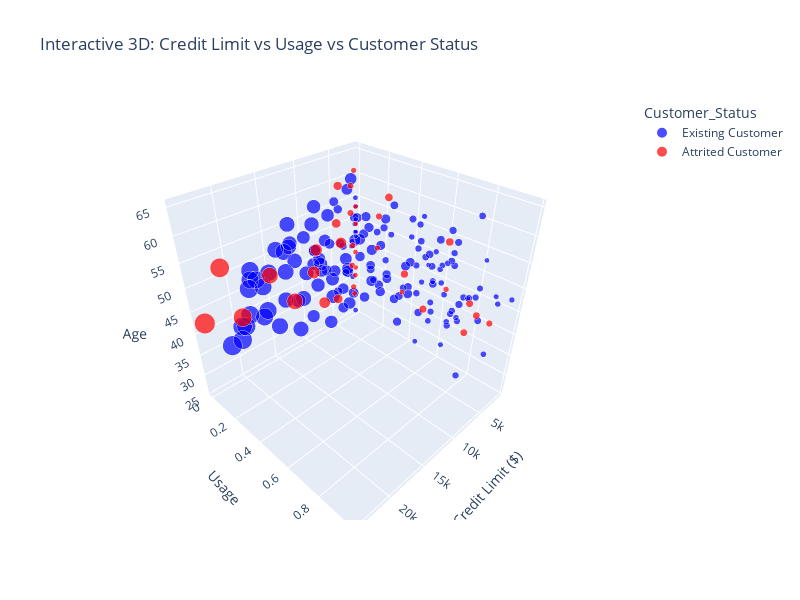

Write notebook code for a chart like this one.
### Code cell
fig = px.scatter_3d(bc, 
                    x="Credit_Limit", 
                    y=bc.columns[-1],
                    z="Age",
                    color="Customer_Status",
                    size="Credit_Limit",
                    title="Interactive 3D: Credit Limit vs Usage vs Customer Status",
                    labels={
                        "Credit_Limit": "Credit Limit ($)",
                        bc.columns[-1]: "Usage",
                        "Age": "Customer Age"
                    },
                    color_discrete_map={
                        "Existing Customer": "blue",
                        "Attrited Customer": "red"
                    })

fig.update_layout(
    scene=dict(
        xaxis_title="Credit Limit ($)",
        yaxis_title="Usage",
        zaxis_title="Age"
    ),
    width=800,
    height=600
)

fig.show()

### Figure 1 — Plotly figure (JSON) as saved in the notebook; plotly's stock layout.template omitted (floating-point values rounded to 4 significant figures; data arrays with more than 128 entries replaced by an {"elided": "..."} marker saying what was removed)
{"data": [{"hovertemplate": "Customer_Status=Existing Customer<br>Credit Limit ($)=%{marker.size}<br>Usage=%{y}<br>Customer Age=%{z}<extra></extra>", "legendgroup": "Existing Customer", "marker": {"color": "blue", "size": {"elided": "160 float values"}, "sizemode": "area", "sizeref": 59.95, "symbol": "circle"}, "mode": "markers", "name": "Existing Customer", "scene": "scene", "showlegend": true, "type": "scatter3d", "x": {"elided": "160 float values"}, "y": {"elided": "160 float values"}, "z": {"elided": "160 int values"}}, {"hovertemplate": "Customer_Status=Attrited Customer<br>Credit Limit ($)=%{marker.size}<br>Usage=%{y}<br>Customer Age=%{z}<extra></extra>", "legendgroup": "Attrited Customer", "marker": {"color": "red", "size": [3735.0, 3674.0, 1438.0, 1443.0, 7140.0, 19780.0, 3411.0, 23980.0, 1438.0, 1493.0, 2962.0, 1760.0, 1438.0, 1621.0, 14810.0, 4739.0, 2295.0, 2440.0, 2092.0, 20970.0, 2476.0, 2317.0, 1623.0, 1801.0, 4375.0, 8109.0, 1877.0, 3120.0, 1951.0, 2989.0, 7050.0, 15060.0, 8668.0, 4762.0, 3333.0, 1806.0], "sizemode": "area", "sizeref": 59.95, "symbol": "circle"}, "mode": "markers", "name": "Attrited Customer", "scene": "scene", "showlegend": true, "type": "scatter3d", "x": [3735.0, 3674.0, 1438.0, 1443.0, 7140.0, 19780.0, 3411.0, 23980.0, 1438.0, 1493.0, 2962.0, 1760.0, 1438.0, 1621.0, 14810.0, 4739.0, 2295.0, 2440.0, 2092.0, 20970.0, 2476.0, 2317.0, 1623.0, 1801.0, 4375.0, 8109.0, 1877.0, 3120.0, 1951.0, 2989.0, 7050.0, 15060.0, 8668.0, 4762.0, 3333.0, 1806.0], "y": [0.32, 0.68, 0.0, 0.0, 0.0, 0.04, 0.43, 0.02, 0.0, 0.0, 0.85, 0.0, 0.0, 0.36, 0.17, 0.0, 0.0, 0.21, 0.0, 0.0, 0.91, 0.0, 0.0, 0.18, 0.0, 0.0, 0.64, 0.81, 0.0, 0.8, 0.14, 0.0, 0.0, 0.0, 0.56, 0.0], "z": [60, 56, 38, 42, 33, 41, 45, 43, 49, 36, 43, 61, 53, 38, 43, 32, 58, 54, 39, 52, 42, 52, 31, 46, 59, 47, 44, 45, 44, 38, 50, 46, 42, 51, 39, 33]}], "layout": {"height": 600, "legend": {"itemsizing": "constant", "title": {"text": "Customer_Status"}, "tracegroupgap": 0}, "scene": {"domain": {"x": [0, 1], "y": [0, 1]}, "xaxis": {"title": {"text": "Credit Limit ($)"}}, "yaxis": {"title": {"text": "Usage"}}, "zaxis": {"title": {"text": "Age"}}}, "title": {"text": "Interactive 3D: Credit Limit vs Usage vs Customer Status"}, "width": 800}}
